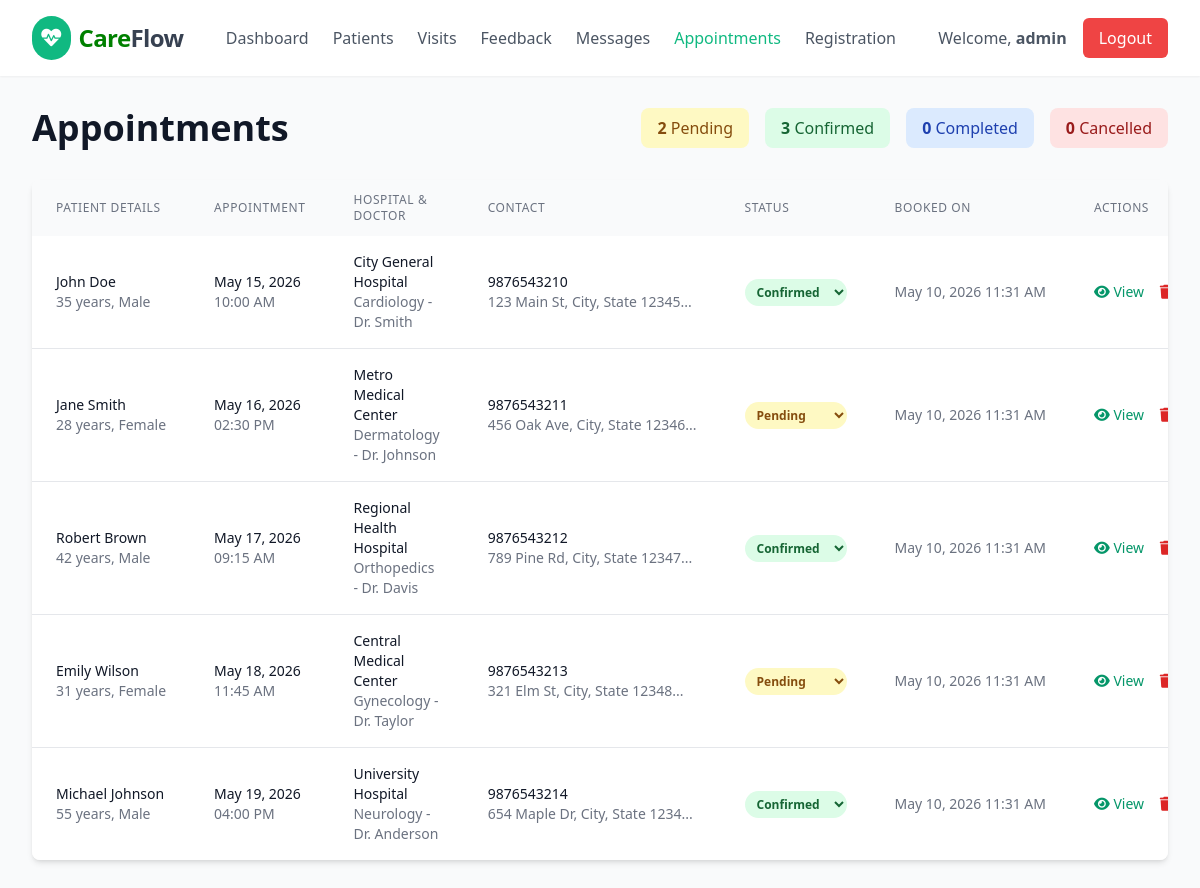
The page /admin/appointments.php (signed in) on the database its author committed.
### tables this page shows
CREATE TABLE IF NOT EXISTS bookings (
    id INT AUTO_INCREMENT PRIMARY KEY,
    full_name VARCHAR(100) NOT NULL,
    age INT NOT NULL,
    gender ENUM('Male', 'Female', 'Other') NOT NULL,
    hospital VARCHAR(100) NOT NULL,
    speciality VARCHAR(100) NOT NULL,
    doctor VARCHAR(100) NOT NULL,
    address TEXT NOT NULL,
    contact_number VARCHAR(20) NOT NULL,
    booking_date DATE NOT NULL,
    booking_time TIME NOT NULL,
    status ENUM('Pending', 'Confirmed', 'Completed', 'Cancelled') DEFAULT 'Pending',
    created_at TIMESTAMP DEFAULT CURRENT_TIMESTAMP
);

### admin/appointments.php (the view, shortened to what this page needs)
<?php
include('../php/db_connect.php');
$bookings_query = "SELECT * FROM bookings ORDER BY created_at DESC";
$bookings_result = mysqli_query($conn, $bookings_query);
$all_bookings = [];
if ($bookings_result) {
    while ($row = mysqli_fetch_assoc($bookings_result)) {
        $all_bookings[] = $row;
    }
}
$pending_count = 0;
$confirmed_count = 0;
$completed_count = 0;
$cancelled_count = 0;
foreach ($all_bookings as $booking) {
    switch ($booking['status']) {
        case 'Pending': $pending_count++; break;
        case 'Confirmed': $confirmed_count++; break;
    }
}
?>
<!DOCTYPE html>
<html lang="en">
<head>
    <script src="https://cdn.tailwindcss.com"></script>
    <link href="https://cdnjs.cloudflare.com/ajax/libs/font-awesome/6.0.0/css/all.min.css" rel="stylesheet">
</head>
<body class="font-sans text-gray-800 bg-gray-50">
    <nav class="flex items-center justify-between px-8 py-4 bg-white shadow-sm">
        <div class="flex items-center space-x-2">
            <div class="bg-emerald-500 p-2 rounded-full">
                <i class="fas fa-heartbeat text-white text-xl"></i>
            </div>
            <span class="text-2xl font-bold text-gray-700 tracking-tight"><span style="color:green;">Care</span>Flow</span>
        </div>
        <div class="hidden md:flex items-center space-x-6 text-gray-600 font-medium">
            <a href="adminDashboard.php" class="hover:text-emerald-500">Dashboard</a>
            <a href="admin.patent.html" class="hover:text-emerald-500">Patients</a>
            <a href="admin.visit.html" class="hover:text-emerald-500">Visits</a>
            <a href="admin.feedback.html" class="hover:text-emerald-500">Feedback</a>
            <a href="admin.massage.html" class="hover:text-emerald-500">Messages</a>
            <a href="appointments.php" class="text-emerald-500">Appointments</a>
            <a href="admin.registration.html" class="hover:text-emerald-500">Registration</a>
        </div>
        <div class="flex items-center space-x-4">
            <span class="text-gray-600">Welcome, <strong><?php echo htmlspecialchars($_SESSION['admin_name']); ?></strong></span>
            <a href="../php/logout.php" class="bg-red-500 text-white px-4 py-2 rounded-md font-medium hover:bg-red-600 transition">Logout</a>
        </div>
    </nav>
    <main class="px-8 py-8">
        <div class="flex justify-between items-center mb-8">
            <h1 class="text-4xl font-bold text-gray-900">Appointments</h1>
            <div class="flex space-x-4">
                <div class="bg-yellow-100 text-yellow-800 px-4 py-2 rounded-lg">
                    <strong><?php echo $pending_count; ?></strong> Pending
                </div>
                <div class="bg-green-100 text-green-800 px-4 py-2 rounded-lg">
                    <strong><?php echo $confirmed_count; ?></strong> Confirmed
                </div>
                <div class="bg-blue-100 text-blue-800 px-4 py-2 rounded-lg">
                    <strong><?php echo $completed_count; ?></strong> Completed
                </div>
                <div class="bg-red-100 text-red-800 px-4 py-2 rounded-lg">
                    <strong><?php echo $cancelled_count; ?></strong> Cancelled
                </div>
            </div>
        </div>
        <div class="bg-white rounded-lg shadow-md overflow-hidden">
            <div class="overflow-x-auto">
                <table class="w-full">
                    <thead class="bg-gray-50">
                        <tr>
                            <th class="px-6 py-3 text-left text-xs font-medium text-gray-500 uppercase tracking-wider">Patient Details</th>
                            <th class="px-6 py-3 text-left text-xs font-medium text-gray-500 uppercase tracking-wider">Appointment</th>
                            <th class="px-6 py-3 text-left text-xs font-medium text-gray-500 uppercase tracking-wider">Hospital & Doctor</th>
                            <th class="px-6 py-3 text-left text-xs font-medium text-gray-500 uppercase tracking-wider">Contact</th>
                            <th class="px-6 py-3 text-left text-xs font-medium text-gray-500 uppercase tracking-wider">Status</th>
                            <th class="px-6 py-3 text-left text-xs font-medium text-gray-500 uppercase tracking-wider">Booked On</th>
                            <th class="px-6 py-3 text-left text-xs font-medium text-gray-500 uppercase tracking-wider">Actions</th>
                        </tr>
                    </thead>
                    <tbody class="bg-white divide-y divide-gray-200">
                        <?php foreach ($all_bookings as $booking): ?>
                        <tr class="hover:bg-gray-50">
                            <td class="px-6 py-4 whitespace-nowrap">
                                <div class="text-sm font-medium text-gray-900"><?php echo htmlspecialchars($booking['full_name']); ?></div>
                                <div class="text-sm text-gray-500"><?php echo $booking['age']; ?> years, <?php echo $booking['gender']; ?></div>
                            </td>
                            <td class="px-6 py-4 whitespace-nowrap">
                                <div class="text-sm text-gray-900"><?php echo date('M d, Y', strtotime($booking['booking_date'])); ?></div>
                                <div class="text-sm text-gray-500"><?php echo date('h:i A', strtotime($booking['booking_time'])); ?></div>
                            </td>
                            <td class="px-6 py-4">
                                <div class="text-sm font-medium text-gray-900"><?php echo htmlspecialchars($booking['hospital']); ?></div>
                                <div class="text-sm text-gray-500"><?php echo htmlspecialchars($booking['speciality']); ?> - <?php echo htmlspecialchars($booking['doctor']); ?></div>
                            </td>
                            <td class="px-6 py-4 whitespace-nowrap">
                                <div class="text-sm text-gray-900"><?php echo htmlspecialchars($booking['contact_number']); ?></div>
                                <div class="text-sm text-gray-500"><?php echo htmlspecialchars(substr($booking['address'], 0, 30)) . '...'; ?></div>
                            </td>
                            <td class="px-6 py-4 whitespace-nowrap">
                                <form method="POST" action="../php/update_booking_status.php" class="inline">
                                    <select name="status" onchange="this.form.submit()" class="text-xs px-2 py-1 rounded-full border-0 font-semibold
                                        <?php
                                        switch($booking['status']) {
                                            case 'Confirmed': echo 'bg-green-100 text-green-800'; break;
                                            case 'Pending': echo 'bg-yellow-100 text-yellow-800'; break;
                                        }
                                        ?>">
                                        <option value="Pending" <?php if($booking['status']=='Pending') echo 'selected'; ?>>Pending</option>
                                        <option value="Confirmed" <?php if($booking['status']=='Confirmed') echo 'selected'; ?>>Confirmed</option>
                                    </select>
                                </form>
                            </td>
                            <td class="px-6 py-4 whitespace-nowrap text-sm text-gray-500">
                                <?php echo date('M d, Y h:i A', strtotime($booking['created_at'])); ?>
                            </td>
                            <td class="px-6 py-4 whitespace-nowrap text-sm font-medium">
                                <button onclick="viewDetails(<?php echo $booking['id']; ?>)" class="text-emerald-600 hover:text-emerald-900 mr-3">
                                    <i class="fas fa-eye"></i> View
                                </button>
                                <button onclick="deleteBooking(<?php echo $booking['id']; ?>)" class="text-red-600 hover:text-red-900">
                                    <i class="fas fa-trash"></i> Delete
                                </button>
                            </td>
                        </tr>
                        <?php endforeach; ?>
                    </tbody>
                </table>
            </div>
        </div>
    </main>
</body>
</html>

### rows shown on the page
bookings: full_name "John Doe", age "35", gender "Male", booking_date "May 15, 2026", booking_time "10:00 AM", hospital "City General Hospital", speciality "Cardiology", doctor "Dr. Smith", contact_number "9876543210", address "123 Main St, City, State 12345", status "Confirmed", created_at "May 10, 2026 11:31 AM"
bookings: full_name "Jane Smith", age "28", gender "Female", booking_date "May 16, 2026", booking_time "02:30 PM", hospital "Metro Medical Center", speciality "Dermatology", doctor "Dr. Johnson", contact_number "9876543211", address "456 Oak Ave, City, State 12346", status "Pending", created_at "May 10, 2026 11:31 AM"
bookings: full_name "Robert Brown", age "42", gender "Male", booking_date "May 17, 2026", booking_time "09:15 AM", hospital "Regional Health Hospital", speciality "Orthopedics", doctor "Dr. Davis", contact_number "9876543212", address "789 Pine Rd, City, State 12347", status "Confirmed", created_at "May 10, 2026 11:31 AM"
bookings: full_name "Emily Wilson", age "31", gender "Female", booking_date "May 18, 2026", booking_time "11:45 AM", hospital "Central Medical Center", speciality "Gynecology", doctor "Dr. Taylor", contact_number "9876543213", address "321 Elm St, City, State 12348", status "Pending", created_at "May 10, 2026 11:31 AM"
bookings: full_name "Michael Johnson", age "55", gender "Male", booking_date "May 19, 2026", booking_time "04:00 PM", hospital "University Hospital", speciality "Neurology", doctor "Dr. Anderson", contact_number "9876543214", address "654 Maple Dr, City, State 1234", status "Confirmed", created_at "May 10, 2026 11:31 AM"

### other values the page prints
$_SESSION['admin_name'] "admin"
$pending_count "2"
$confirmed_count "3"
$completed_count "0"
$cancelled_count "0"
